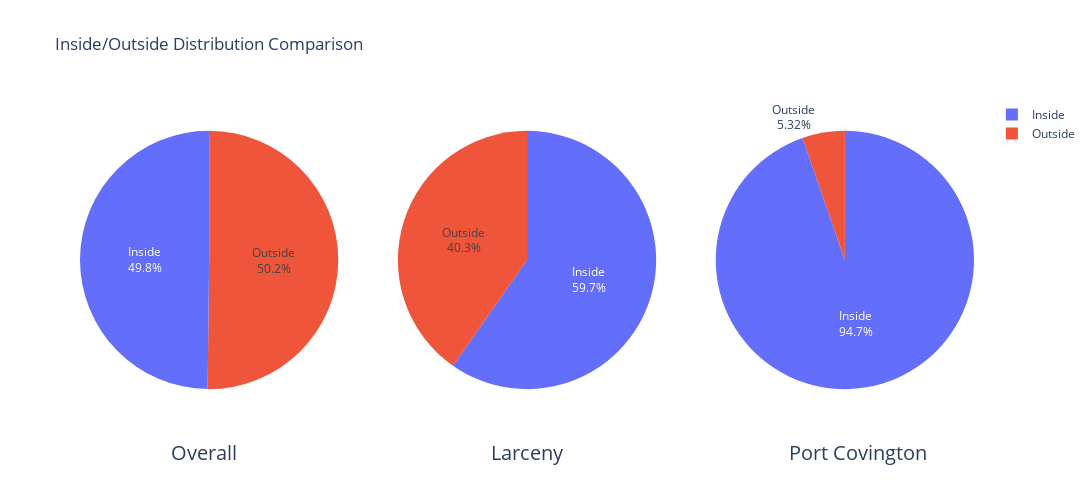

Write notebook code for a chart like this one.
### Markdown cell above
<b id="section_2">  </b> <b style='color:black; font-size: 14px;'>
Therefore, Baltimore State must invest efforts in <br>crime
 of a theft in the Fort Covington neighborhood,<br>
 If the police focus on preventing theft , You can prevent 88 % of the crime in the neighborhood.
</b> <b></b>

### Code cell
neighborhood_data = df[df['Neighborhood'] == 'Port Covington']
main_crime = neighborhood_data['Description'].value_counts().idxmax()
main_crime_data = neighborhood_data[neighborhood_data['Description'] == main_crime]

inside_outside_counts = main_crime_data['Inside/Outside'].value_counts()

fig1 = px.pie(values=inside_outside_counts, names=inside_outside_counts.index)
fig1.update_traces(textinfo='percent+label')
fig1.update_layout(title_text=f"Inside/Outside Distribution of '{main_crime}' in 'Port Covington'")

inside_outside_percentage = df['Inside/Outside'].value_counts(normalize=True) * 100
fig2 = px.pie(values=inside_outside_percentage, names=inside_outside_percentage.index)
fig2.update_traces(textinfo='percent+label')
fig2.update_layout(title_text='Overall Inside/Outside Distribution')

larceny_data = df[df['Description'] == 'LARCENY']
if not larceny_data.empty:
    inside_outside_counts_larceny = larceny_data['Inside/Outside'].value_counts()
    fig3 = px.pie(values=inside_outside_counts_larceny, names=inside_outside_counts_larceny.index)
    fig3.update_traces(textinfo='percent+label')
    fig3.update_layout(title_text='Inside/Outside Distribution for Larceny')

fig = make_subplots(rows=1, cols=3, specs=[[{'type':'pie'}, {'type':'pie'}, {'type':'pie'}]])
fig.add_trace(fig1.data[0], row=1, col=3)  # Moved to right
fig.add_trace(fig2.data[0], row=1, col=1)  # Moved to left
if not larceny_data.empty:
    fig.add_trace(fig3.data[0], row=1, col=2)  # Moved to middle

fig.update_layout(title_text='Inside/Outside Distribution Comparison', height=500, width=1200)
fig.update_traces(textinfo='percent+label')
fig.update_layout(
    annotations=[
        dict(text='Port Covington', x=0.95, y=-0.15, font_size=20, showarrow=False),
        dict(text='Overall', x=0.1, y=-0.15, font_size=20, showarrow=False),
        dict(text='Larceny', x=0.5, y=-0.15, font_size=20, showarrow=False)
    ]
)
fig.show()

### Figure 1 — Plotly figure (JSON) as saved in the notebook; plotly's stock layout.template omitted (floating-point values rounded to 4 significant figures)
{"data": [{"domain": {"x": [0.7111, 1], "y": [0, 1]}, "hovertemplate": "label=%{label}<br>value=%{value}<extra></extra>", "labels": ["Inside", "Outside"], "legendgroup": "", "name": "", "showlegend": true, "textinfo": "percent+label", "type": "pie", "values": [249, 14]}, {"domain": {"x": [0, 0.2889], "y": [0, 1]}, "hovertemplate": "label=%{label}<br>value=%{value}<extra></extra>", "labels": ["Outside", "Inside"], "legendgroup": "", "name": "", "showlegend": true, "textinfo": "percent+label", "type": "pie", "values": [50.19, 49.81]}, {"domain": {"x": [0.3556, 0.6444], "y": [0, 1]}, "hovertemplate": "label=%{label}<br>value=%{value}<extra></extra>", "labels": ["Inside", "Outside"], "legendgroup": "", "name": "", "showlegend": true, "textinfo": "percent+label", "type": "pie", "values": [35104, 23679]}], "layout": {"annotations": [{"font": {"size": 20}, "showarrow": false, "text": "Port Covington", "x": 0.95, "y": -0.15}, {"font": {"size": 20}, "showarrow": false, "text": "Overall", "x": 0.1, "y": -0.15}, {"font": {"size": 20}, "showarrow": false, "text": "Larceny", "x": 0.5, "y": -0.15}], "height": 500, "title": {"text": "Inside/Outside Distribution Comparison"}, "width": 1200}}
